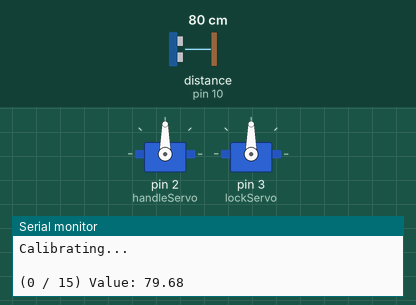
Bench run of a sketch on a simulated Arduino Uno, built with avr-gcc and run on an emulated ATmega328P. Shown: 2 × servo, the last lines printed to the serial monitor. Wiring (inferred from the names in the program): ultrasonic range finder: trigger pin 9; echo pin 10. The test bench sets the inputs (shaded band); at power-on: distance to the obstacle (sensor on pin 10) 80 cm. The echo pulse lasts 58.3 µs per cm.

Above: at 0.1 s.
At 9.2 s:
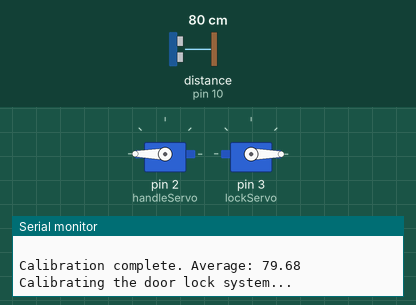
At 13.8 s:
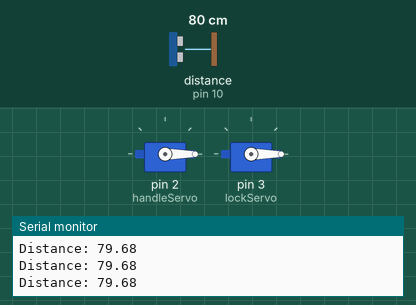
13.9 s: distance to the obstacle (sensor on pin 10) set to 2 cm
15.6 s: distance to the obstacle (sensor on pin 10) set to 9 cm
Timing chart, 0 to 18.6 s (numbered marks = the images above; inputs shaded):
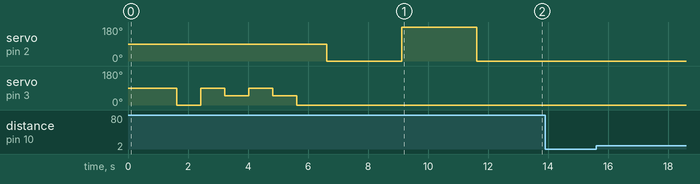

The sketch:

arduino_software.ino
```cpp
//THIS FILE IS NO LONGER USED!
//The original device was controlled by an arduino and recieved serial commands for the door lock and handle servo
//This is now integrated into the RPI instead to remove the need for an arduino to reduce cost.

#include <Servo.h>

Servo handleServo;  // create servo object to control a servo
Servo lockServo;

const int trigPin = 9;
const int echoPin = 10;

float previousDistance = 0.0; // Initialize previous distance to 0

float distance_calibration = 0;
const int calibration_count = 15;
float calibration_values[calibration_count];

bool filter_activated = false;
int filter_activated_counter = 0;
const int filter_activated_threshold = 15; //The filter must be deactivated for 5 consecutive readings to deactivate the filter

float duration, distance;

float getDistance() {
  digitalWrite(trigPin, LOW);
  delayMicroseconds(2);
  digitalWrite(trigPin, HIGH);
  delayMicroseconds(10);
  digitalWrite(trigPin, LOW);

  duration = pulseIn(echoPin, HIGH);
  return (duration * 0.0343) / 2;
}

void lockDoor() {
  lockServo.write(0);
  delay(800);
  lockServo.write(90);
  delay(800);
  lockServo.write(50);
  delay(800);
  lockServo.write(90);
  delay(800);
  lockServo.write(50);
  delay(800);
  lockServo.write(0);
}

void unlockDoor() {
  handleServo.write(0);
  delay(2500);
  handleServo.write(180);
  delay(2500);
  handleServo.write(0);
}

void setup() {
  handleServo.attach(2); //attatch the servo that opens the handle to pin 2
  lockServo.attach(3); //attatch the servo that locks the door to pin 3


  pinMode(trigPin, OUTPUT);
  pinMode(echoPin, INPUT);
  Serial.begin(9600);

  Serial.println("Calibrating...");
  for (int i = 0; i < calibration_count; i++) {
    calibration_values[i] = getDistance();
    //Serial.println("(" + i + " / " + calibration_count + ") Value: " + calibration_values[i]);
    Serial.println(" ");
    Serial.print("(");
    Serial.print(i);
    Serial.print(" / ");
    Serial.print(calibration_count);
    Serial.print(") Value: ");
    Serial.println(calibration_values[i]);
    delay(100);
  }
  // Calculate the average of the calibration values
  Serial.println("Calculating average...");
  for (int i = 0; i < calibration_count; i++) {
    distance_calibration += calibration_values[i];
  }
  distance_calibration /= calibration_count;
  Serial.println(" ");
  Serial.print("Calibration complete. Average: ");
  Serial.print(distance_calibration);
  Serial.println(" ");

  Serial.println("Calibrating the door lock system...");
  lockDoor();
  delay(1000);
  unlockDoor();
  delay(1000);
  Serial.println("Calibration complete.");
}

void loop() {
  float distance = getDistance();
  Serial.print("Distance: ");
  Serial.println(distance);
  if ((distance > distance_calibration + 5 || distance < distance_calibration - 5)) {
    Serial.println("Activated filter");
    filter_activated = true;
    filter_activated_counter = 0;
  } else {
    filter_activated_counter++;
    if (filter_activated_counter >= filter_activated_threshold && filter_activated) {
      Serial.println("Deactivated filter");
      filter_activated = false;
      filter_activated_counter = 0;
      delay(5000); // Wait 5 seconds before locking because sometimes the door is not fully closed
      lockDoor();
    }
    previousDistance = distance;
  }
  delay(100);
}
```
